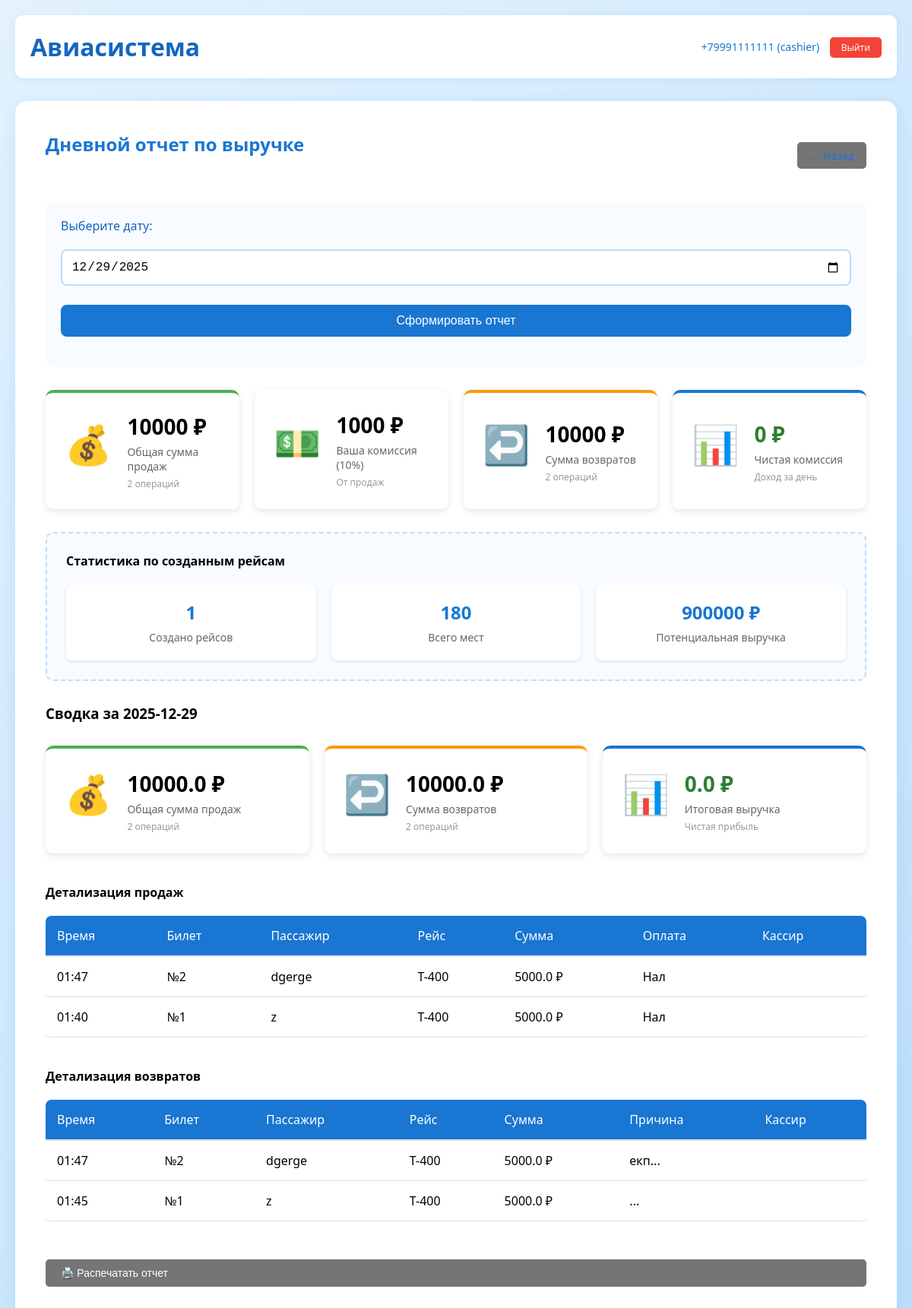
Screenshot of /cashier/daily_report/ (signed in) with the database file from the repository.
### tables this page shows
CREATE TABLE sales (
                id INTEGER PRIMARY KEY AUTOINCREMENT,
                ticket_id INTEGER NOT NULL,
                cashier_id INTEGER NOT NULL,
                amount REAL NOT NULL,
                payment_method TEXT DEFAULT 'cash',
                sale_date TIMESTAMP DEFAULT CURRENT_TIMESTAMP,
                FOREIGN KEY (ticket_id) REFERENCES tickets (id),
                FOREIGN KEY (cashier_id) REFERENCES users (id)
            );

CREATE TABLE tickets (
                id INTEGER PRIMARY KEY AUTOINCREMENT,
                user_id INTEGER NOT NULL,
                flight_id INTEGER NOT NULL,
                passenger_name TEXT NOT NULL,
                passenger_passport TEXT NOT NULL,
                purchase_date TIMESTAMP DEFAULT CURRENT_TIMESTAMP,
                status TEXT DEFAULT 'active',
                FOREIGN KEY (user_id) REFERENCES users (id),
                FOREIGN KEY (flight_id) REFERENCES flights (id)
            );

CREATE TABLE flights (
                id INTEGER PRIMARY KEY AUTOINCREMENT,
                flight_number TEXT NOT NULL,
                departure_city TEXT NOT NULL,
                arrival_city TEXT NOT NULL,
                departure_time TEXT NOT NULL,
                arrival_time TEXT NOT NULL,
                price REAL NOT NULL,
                seats_available INTEGER NOT NULL,
                airplane TEXT,
                staff_id INTEGER,
                status TEXT DEFAULT 'active',
                created_at TIMESTAMP DEFAULT CURRENT_TIMESTAMP,
                FOREIGN KEY (staff_id) REFERENCES users (id)
            );

CREATE TABLE returns (
                id INTEGER PRIMARY KEY AUTOINCREMENT,
                ticket_id INTEGER NOT NULL,
                cashier_id INTEGER NOT NULL,
                reason TEXT NOT NULL,
                explanation TEXT,
                return_date TIMESTAMP DEFAULT CURRENT_TIMESTAMP,
                FOREIGN KEY (ticket_id) REFERENCES tickets (id),
                FOREIGN KEY (cashier_id) REFERENCES users (id)
            );

### app.py (the view)
@app.route('/cashier/daily_report/', methods=['GET', 'POST'])
def daily_report():
    if 'user_id' not in session or session.get('role') != 'cashier':
        return redirect('/login')
    report_date = request.form.get('date', '')
    if not report_date:
        from datetime import datetime
        report_date = datetime.now().strftime('%Y-%m-%d')
    db = get_db()
    cursor = db.cursor()
    try:
        cursor.execute('''
            SELECT
                COUNT(*) as sales_count,
                COALESCE(SUM(amount), 0) as total_sales,
                COALESCE(SUM(amount) * 0.1, 0) as commission
            FROM sales
            WHERE DATE(sale_date) = ? AND cashier_id = ?
        ''', (report_date, session['user_id']))
        sales_data = cursor.fetchone()
        cursor.execute('''
            SELECT
                COUNT(*) as returns_count,
                COALESCE((
                    SELECT SUM(f.price)
                    FROM returns r2
                    JOIN tickets t2 ON r2.ticket_id = t2.id
                    JOIN flights f ON t2.flight_id = f.id
                    WHERE DATE(r2.return_date) = ? AND r2.cashier_id = ?
                ), 0) as total_returns
            FROM returns
            WHERE DATE(return_date) = ? AND cashier_id = ?
        ''', (report_date, session['user_id'], report_date, session['user_id']))
        returns_data = cursor.fetchone()
        cursor.execute('''
            SELECT s.*, f.flight_number, t.passenger_name,
                   f.price as ticket_price, f.airplane
            FROM sales s
            JOIN tickets t ON s.ticket_id = t.id
            JOIN flights f ON t.flight_id = f.id
            WHERE DATE(s.sale_date) = ? AND s.cashier_id = ?
            ORDER BY s.sale_date DESC
        ''', (report_date, session['user_id']))
        sales_details = cursor.fetchall()
        cursor.execute('''
            SELECT r.*, f.flight_number, t.passenger_name,
                   f.price as ticket_price, f.airplane
            FROM returns r
            JOIN tickets t ON r.ticket_id = t.id
            JOIN flights f ON t.flight_id = f.id
            WHERE DATE(r.return_date) = ? AND r.cashier_id = ?
            ORDER BY r.return_date DESC
        ''', (report_date, session['user_id']))
        returns_details = cursor.fetchall()
        cursor.execute('''
            SELECT
                COUNT(*) as flights_created,
                COALESCE(SUM(seats_available), 0) as total_seats,
                COALESCE(SUM(price * seats_available), 0) as potential_revenue
            FROM flights
            WHERE staff_id = ? AND DATE(departure_time) = ?
        ''', (session['user_id'], report_date))
        flights_stats = cursor.fetchone()
        report = {
            'sales_count': sales_data['sales_count'] if sales_data else 0,
            'total_sales': sales_data['total_sales'] if sales_data else 0,
            'commission': sales_data['commission'] if sales_data else 0,
            'returns_count': returns_data['returns_count'] if returns_data else 0,
            'total_returns': returns_data['total_returns'] if returns_data else 0,
            'commission_loss': (returns_data['total_returns'] * 0.1) if returns_data else 0
        }
        return render_template('daily_report.html',
                             report_date=report_date,
                             report=report,
                             flights_stats=flights_stats,
                             sales_details=sales_details,
                             returns_details=returns_details)
    except Exception as e:
        import traceback
        print(f"Ошибка в daily_report: {str(e)}")
        print(traceback.format_exc())
        print(f'Ошибка при формировании отчета: {str(e)}', 'error')
        return redirect('/cashier')

### templates/daily_report.html (shortened to what this page needs)
{% extends "base.html" %}
{% block content %}
<div class="dashboard">
    <div class="header-with-back">
        <h2>Дневной отчет по выручке</h2>
        <a href="/cashier" class="back-btn">← Назад</a>
    </div>
    <div class="report-form">
        <form method="POST">
            <div class="form-group">
                <label for="date">Выберите дату:</label>
                <input type="date" id="date" name="date"
                       value="{{ report_date }}"
                       max="{{ today if today else '2026-01-01' }}">
                <button type="submit" class="btn generate-btn">Сформировать отчет</button>
            </div>
        </form>
    </div>
     <div class="summary-cards">
    <div class="summary-card sales">
        <div class="card-icon">💰</div>
        <div class="card-content">
            <div class="card-value">{{ report['total_sales']|int }} ₽</div>
            <div class="card-label">Общая сумма продаж</div>
            <div class="card-subtext">{{ report['sales_count'] }} операций</div>
        </div>
    </div>
    <div class="summary-card commission">
        <div class="card-icon">💵</div>
        <div class="card-content">
            <div class="card-value">{{ report['commission']|int }} ₽</div>
            <div class="card-label">Ваша комиссия (10%)</div>
            <div class="card-subtext">От продаж</div>
        </div>
    </div>
    <div class="summary-card returns">
        <div class="card-icon">↩️</div>
        <div class="card-content">
            <div class="card-value">{{ report['total_returns']|int }} ₽</div>
            <div class="card-label">Сумма возвратов</div>
            <div class="card-subtext">{{ report['returns_count'] }} операций</div>
        </div>
    </div>
    <div class="summary-card total">
        <div class="card-icon">📊</div>
        <div class="card-content">
            {% set net_commission = report['commission'] - report['commission_loss'] %}
            <div class="card-value {{ 'positive' if net_commission >= 0 else 'negative' }}">
                {{ net_commission|int }} ₽
            </div>
            <div class="card-label">Чистая комиссия</div>
            <div class="card-subtext">Доход за день</div>
        </div>
    </div>
</div>
{% if flights_stats and flights_stats['flights_created'] > 0 %}
<div class="flights-stats-card">
    <h4>Статистика по созданным рейсам</h4>
    <div class="flights-stats-grid">
        <div class="stat-item">
            <span class="stat-number">{{ flights_stats['flights_created'] }}</span>
            <span class="stat-label">Создано рейсов</span>
        </div>
        <div class="stat-item">
            <span class="stat-number">{{ flights_stats['total_seats'] }}</span>
            <span class="stat-label">Всего мест</span>
        </div>
        <div class="stat-item">
            <span class="stat-number">{{ flights_stats['potential_revenue']|int }} ₽</span>
            <span class="stat-label">Потенциальная выручка</span>
        </div>
    </div>
</div>
{% endif %}
    <div class="report-summary">
        <h3>Сводка за {{ report_date }}</h3>
        <div class="summary-cards">
            <div class="summary-card sales">
                <div class="card-icon">💰</div>
                <div class="card-content">
                    <div class="card-value">{{ report['total_sales'] }} ₽</div>
                    <div class="card-label">Общая сумма продаж</div>
                    <div class="card-subtext">{{ report['sales_count'] }} операций</div>
                </div>
            </div>
            <div class="summary-card returns">
                <div class="card-icon">↩️</div>
                <div class="card-content">
                    <div class="card-value">{{ report['total_returns'] }} ₽</div>
                    <div class="card-label">Сумма возвратов</div>
                    <div class="card-subtext">{{ report['returns_count'] }} операций</div>
                </div>
            </div>
            <div class="summary-card total">
                <div class="card-icon">📊</div>
                <div class="card-content">
                    {% set net_amount = report['total_sales'] - report['total_returns'] %}
                    <div class="card-value {{ 'positive' if net_amount >= 0 else 'negative' }}">
                        {{ net_amount }} ₽
                    </div>
                    <div class="card-label">Итоговая выручка</div>
                    <div class="card-subtext">Чистая прибыль</div>
                </div>
            </div>
        </div>
    </div>
    <div class="report-details">
        <div class="sales-details">
            <h4>Детализация продаж</h4>
            {% if sales_details %}
            <div class="details-table">
                <table>
                    <thead>
                        <tr>
                            <th>Время</th>
                            <th>Билет</th>
                            <th>Пассажир</th>
                            <th>Рейс</th>
                            <th>Сумма</th>
                            <th>Оплата</th>
                            <th>Кассир</th>
                        </tr>
                    </thead>
                    <tbody>
                        {% for sale in sales_details %}
                        <tr>
                            <td>{{ sale['sale_date'][11:16] }}</td>
                            <td>№{{ sale['ticket_id'] }}</td>
                            <td>{{ sale['passenger_name'] }}</td>
                            <td>{{ sale['flight_number'] }}</td>
                            <td>{{ sale['amount'] }} ₽</td>
                            <td>{{ 'Нал' if sale['payment_method'] == 'cash' else 'Карта' if sale['payment_method'] == 'card' else 'Перевод' }}</td>
                            <td>{{ sale['cashier_phone'] }}</td>
                        </tr>
                        {% endfor %}
                    </tbody>
                </table>
            </div>
            {% else %}
            <p class="no-data">Продаж за выбранный день нет</p>
            {% endif %}
        </div>
        <div class="returns-details">
            <h4>Детализация возвратов</h4>
            {% if returns_details %}
            <div class="details-table">
                <table>
                    <thead>
                        <tr>
                            <th>Время</th>
                            <th>Билет</th>
                            <th>Пассажир</th>
                            <th>Рейс</th>
                            <th>Сумма</th>
                            <th>Причина</th>
                            <th>Кассир</th>
                        </tr>
                    </thead>
                    <tbody>
                        {% for ret in returns_details %}
                        <tr>
                            <td>{{ ret['return_date'][11:16] }}</td>
                            <td>№{{ ret['ticket_id'] }}</td>
                            <td>{{ ret['passenger_name'] }}</td>
                            <td>{{ ret['flight_number'] }}</td>
                            <td>{{ ret['ticket_price'] }} ₽</td>
                            <td>
                                {% if ret['explanation'] %}
                                {{ ret['explanation'][:20] }}...
                                {% else %}
                                {{ ret['reason'] }}
                                {% endif %}
                            </td>
                            <td>{{ ret['cashier_phone'] }}</td>
                        </tr>
                        {% endfor %}
                    </tbody>
                </table>
            </div>
            {% else %}
            <p class="no-data">Возвратов за выбранный день нет</p>
            {% endif %}
        </div>
    </div>
    <div class="report-actions">
        <button class="btn print-btn" onclick="window.print()">🖨️ Распечатать отчет</button>
    </div>
</div>
{% endblock %}

### rows the page displays
sales: sale_date "01:47", ticket_id "2", passenger_name "dgerge", flight_number "T-400", amount "5000.0", payment_method "Нал"
sales: sale_date "01:40", ticket_id "1", passenger_name "z", flight_number "T-400", amount "5000.0", payment_method "Нал"
returns: return_date "01:47", ticket_id "2", passenger_name "dgerge", flight_number "T-400", ticket_price "5000.0", explanation "екп"
returns: return_date "01:45", ticket_id "1", passenger_name "z", flight_number "T-400", ticket_price "5000.0"

### other values shown
{{ session.phone }} "+79991111111"
{{ session.role }} "cashier"
{{ report['total_sales']|int }} "10000"
{{ report['sales_count'] }} "2"
{{ report['commission']|int }} "1000"
{{ report['total_returns']|int }} "10000"
{{ report['returns_count'] }} "2"
{{ net_commission|int }} "0"
{{ flights_stats['flights_created'] }} "1"
{{ flights_stats['total_seats'] }} "180"
{{ flights_stats['potential_revenue']|int }} "900000"
{{ report_date }} "2025-12-29"
{{ report['total_sales'] }} "10000.0"
{{ report['total_returns'] }} "10000.0"
{{ net_amount }} "0.0"
